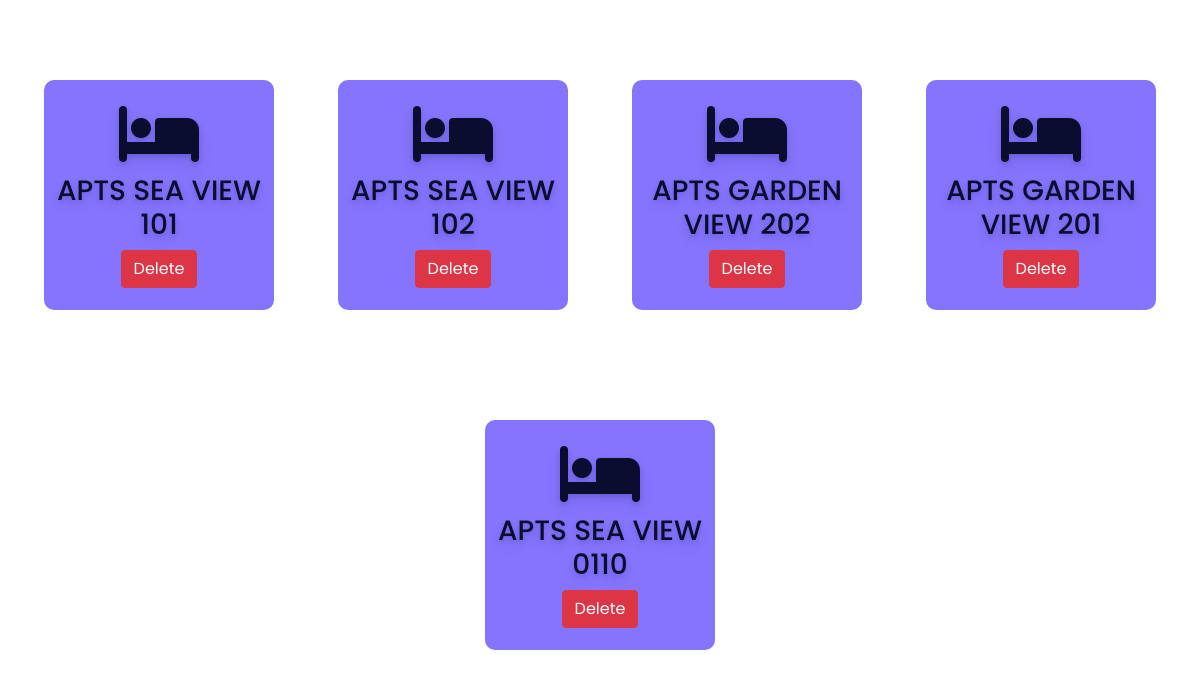
The page /hotel1/home/room.php on the database its author committed.
### tables this page shows
CREATE TABLE `room` (
  `id` int(30) NOT NULL,
  `rtype` varchar(50) NOT NULL,
  `bedding` varchar(50) NOT NULL,
  `typeofroom` varchar(50) NOT NULL
);

### hotel1/home/room.php (the view, shortened to what this page needs)
<?php
include '../config.php';
?>
<!DOCTYPE html>
<html lang="en">
<head>
    <link rel="stylesheet" href="https://cdnjs.cloudflare.com/ajax/libs/font-awesome/6.2.0/css/all.min.css" />
    <link href="https://cdn.jsdelivr.net/npm/bootstrap@5.0.2/dist/css/bootstrap.min.css" rel="stylesheet">
    <link rel="stylesheet" href="css/room.css">
</head>
<body>
    <div class="room">
        <?php
        $sql = "SELECT * FROM room";
        $re = mysqli_query($conn, $sql);
        ?>
        <?php
        while ($row = mysqli_fetch_array($re)) {
            $id = $row['rtype'];
            $bedding_number = $row['bedding'];
            if ($id == "APTS SEA VIEW") {
                echo "<div class='roombox roomboxsuperior'>
                        <div class='text-center no-boder'>
                            <i class='fa-solid fa-bed fa-4x mb-2'></i>
                            <h3>" . $row['rtype'] . "  " . $bedding_number . "</h3>
                            <a href='roomdelete.php?id=". $row['id'] ."'><button class='btn btn-danger'>Delete</button></a>
                        </div>
                    </div>";
            } else if ($id == "APTS GARDEN VIEW") {
                echo "<div class='roombox roomboxdelux'>
                        <div class='text-center no-boder'>
                            <i class='fa-solid fa-bed fa-4x mb-2'></i>
                            <h3>" . $row['rtype'] . "  " . $bedding_number . "</h3>
                            <a href='roomdelete.php?id=". $row['id'] ."'><button class='btn btn-danger'>Delete</button></a>
                        </div>
                    </div>";
            } else if ($id == "STUDIO SEA VIEW") {
                echo "<div class='roombox roomboguest'>
                        <div class='text-center no-boder'>
                            <i class='fa-solid fa-bed fa-4x mb-2'></i>
                            <h3>" . $row['rtype'] . "  " . $bedding_number . "</h3>
                            <a href='roomdelete.php?id=". $row['id'] ."'><button class='btn btn-danger'>Delete</button></a>
                        </div>
                    </div>";
            } else if ($id == "STUDIO GARDEN VIEW") {
                echo "<div class='roombox roomboxsingle'>
                        <div class='text-center no-boder'>
                            <i class='fa-solid fa-bed fa-4x mb-2'></i>
                            <h3>" . $row['rtype'] . " " . $bedding_number . "</h3>
                            <a href='roomdelete.php?id=". $row['id'] ."'><button class='btn btn-danger'>Delete</button></a>
                        </div>
                    </div>";
            } else if ($id == "Overbook") {
                echo "<div class='roombox roomboxdelux'>
                        <div class='text-center no-boder'>
                            <i class='fa-solid fa-bed fa-4x mb-2'></i>
                            <h3>" . $row['rtype'] . "  " . $bedding_number . "</h3>
                            <a href='roomdelete.php?id=". $row['id'] ."'><button class='btn btn-danger'>Delete</button></a>
                        </div>
                    </div>";
            }
        }
        ?>
    </div>
</body>
</html>

### hotel1/home/css/room.css (style rules this page uses)
:root { --bg-text-shadow: 0 2px 4px rgb(13 0 77 / 8%), 0 3px 6px rgb(13 0 77 / 8%), 0 8px 16px rgb(13 0 77 / 8%); --bg-box-shadow: 0px 0px 20px 6px rgba(8, 8, 15, 0.31); }
* { margin: 0; padding: 0; font-family: 'Poppins', sans-serif; }
.room { display: flex; position: relative; top: 60px; height: 85vh; overflow-y: scroll; justify-content: space-evenly; flex-wrap: wrap; }
.roombox { height: 230px; width: 230px; margin: 20px; display: flex; flex-direction: column; justify-content: center; color: #0a0d2d; text-shadow: var(--bg-text-shadow); border-radius: 10px; }
.roomboxsuperior { background-color:#2407fc8e; }
.roomboxdelux { background-color:#2407fc8e; }

### rows shown on the page
room: rtype "APTS SEA VIEW", bedding "101"
room: rtype "APTS SEA VIEW", bedding "102"
room: rtype "APTS GARDEN VIEW", bedding "202"
room: rtype "APTS GARDEN VIEW", bedding "201"
room: rtype "APTS SEA VIEW", bedding "0110"
